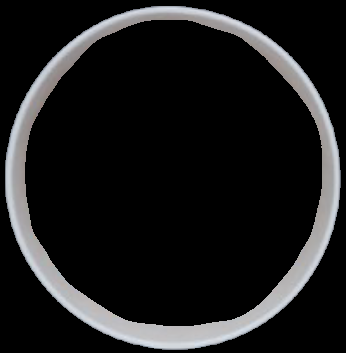
#> input picture templates/template3.png, 346 x 353 px
$ python main.py
#> lines starting #> are read from the running program, lines starting #| are printed output that depends on the picture; after the words box and inside, x2 and y2 are one past the last pixel; in counts of white or black regions, pixels touching at a corner belong together
import cv2
import numpy as np


def maintain_aspect_ratio_resize(image, width=None, height=None, inter=cv2.INTER_AREA):
    """maintain_aspect_ratio_resize returns a resized image that maintains the aspect ratio"""
    dim = None
    (h, w) = image.shape[:2]
    if width is None and height is None:
        return image

    if width is None:
        r = height / float(h)
        dim = (int(w * r), height)
    else:
        r = width / float(w)
        dim = (width, int(h * r))

    return cv2.resize(image, dim, interpolation=inter)


def load_template(file_path):
    """load_template loads and prepares an image file to be used as a template
    when templateMatching

    Args:
        file_path (str): path to the file
    """
#> called with file_path = './templates/template3.png'
    # Template
    template = cv2.imread(file_path, cv2.IMREAD_UNCHANGED)
#> template is the input picture: shape (353, 346, 4); mean B, G, R, A 28.5, 28, 28, 34.2
    template = cv2.cvtColor(template, cv2.COLOR_BGR2GRAY)
#> template: shape (353, 346)
    template = cv2.Canny(template, 50, 200)
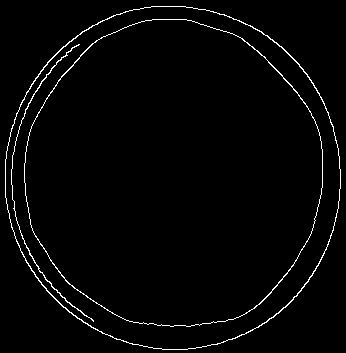
#> template: shape (353, 346); 2.2% white in thin lines or dots
    return template


def auto_canny(image, sigma=0.33):
    """auto_canny find the optimal edging

    From: https://www.pyimagesearch.com/2015/04/06/zero-parameter-automatic-canny-edge-detection-with-python-and-opencv/

    Args:
        image ([type]): [description]
        sigma (float, optional): [description]. Defaults to 0.33.
    """
    # compute the median of the single channel pixel intensities
    v = np.median(image)
    # apply automatic Canny edge detection using the computed median
    lower = int(max(0, (1.0 - sigma) * v))
    upper = int(min(255, (1.0 + sigma) * v))
    edged = cv2.Canny(image, lower, upper)
    # return the edged image
    return edged


def get_x_y_coordinates(tH, tW, found):
    """get_x_y_coordinates returns coordinates generated from templateMatch

    Args:
        tH (int): Height
        tW (int): Width
        found (Any): result of matchTemplate
    """
    (_, max_loc, r) = found
    (start_x, start_y) = (int(max_loc[0] * r), int(max_loc[1] * r))
    (end_x, end_y) = (int((max_loc[0] + tW) * r), int((max_loc[1] + tH) * r))
    return (start_x, start_y, end_x, end_y)


def get_circle_coords_from_square(tW, iW, start_x, end_x):
    """get_circle_coords_from_square returns info needed to draw a circle
    from a set of square coords
    """
    x = start_x + round(iW * 0.5)
    y = end_x + round(iW * 0.5)
    r = tW / 2
    H = round(abs(start_x - end_x) / 2)
    W = round(abs(start_y - end_y) / 2)
    return (x, y), r, (H, W)


def show_search_result(original_image, start_x, start_y, end_x, end_y):
    """show_search_result convenience for showing the user the match result
    from a matchTemplate
    """
    print("display search result to user")
    image_copy = original_image.copy()
    cv2.rectangle(image_copy, (start_x, start_y), (end_x, end_y), (0, 0, 255), 2)
    cv2.imshow("og", image_copy)


def write_image(original_image, iH, iW, x, y):
    """write_image writes the image to disk"""
    circleIn = np.zeros((iH, iW, 1), np.uint8)
    circleIn = cv2.circle(
        circleIn,
        (x, y),
        min(iH, iW),
        (1),
        -1,
    )
    circleOut = circleIn.copy()
    circleOut[circleOut == 0] = 2
    circleOut[circleOut == 1] = 0
    circleOut[circleOut == 2] = 1
    # Generate a blank image
    imgIn = np.zeros((iH, iW, 4), np.uint8)
    # Copy the first 3 channels
    imgIn[:, :, 0] = np.multiply(original_image[:, :, 0], circleIn[:, :, 0])
    imgIn[:, :, 1] = np.multiply(original_image[:, :, 1], circleIn[:, :, 0])
    imgIn[:, :, 2] = np.multiply(original_image[:, :, 2], circleIn[:, :, 0])
    # Set the opaque part of the alpha channelcircleIn[circleIn == 1] = 255
    imgIn[:, :, 3] = circleIn[:, :, 0]
    cv2.imshow("./output/imgIn.png", imgIn)
    cv2.imwrite("./output/imgIn.png", imgIn)


if __name__ == "__main__":

    template = load_template("./templates/template3.png")
    (tH, tW) = template.shape[:2]
#> tH = 353; tW = 346

    original_image = cv2.imread("./input/test3.jpg", cv2.IMREAD_UNCHANGED).copy()
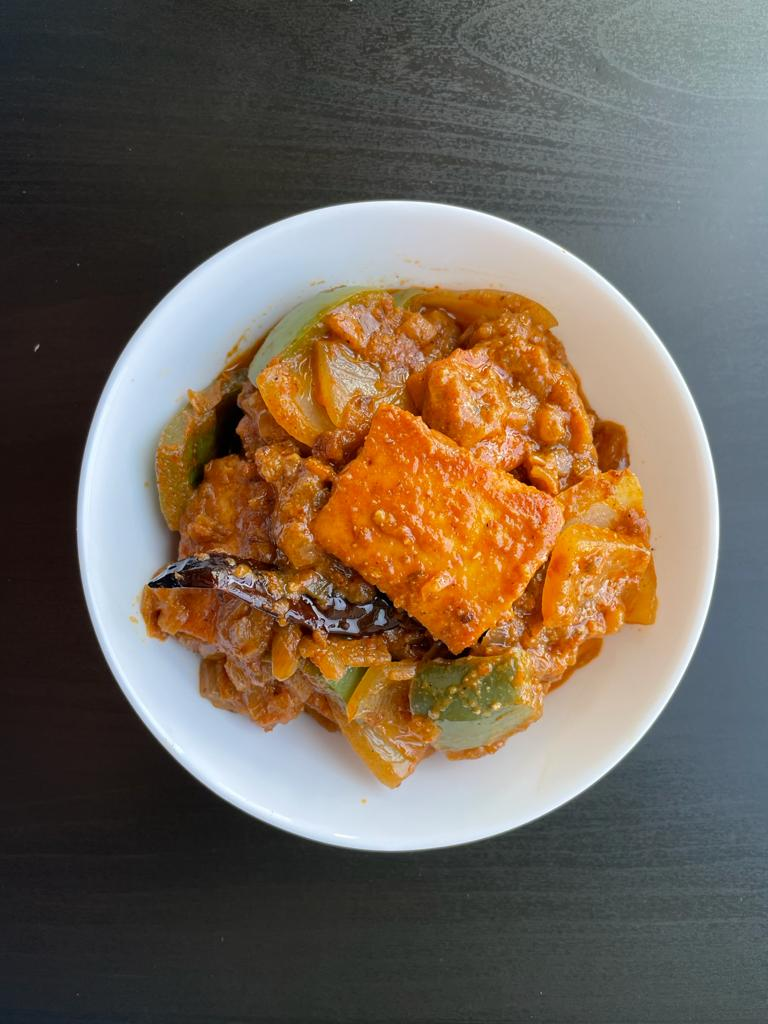
#> input picture input/test3.JPG, 768 x 1024 px, found by its file name
#> original_image is the input picture: shape (1024, 768, 3); mean B, G, R 85.4, 99.9, 113.3
    (iH, iW) = original_image.shape[:2]
#> iH = 1024; iW = 768

    gray = cv2.cvtColor(original_image, cv2.COLOR_BGR2GRAY)
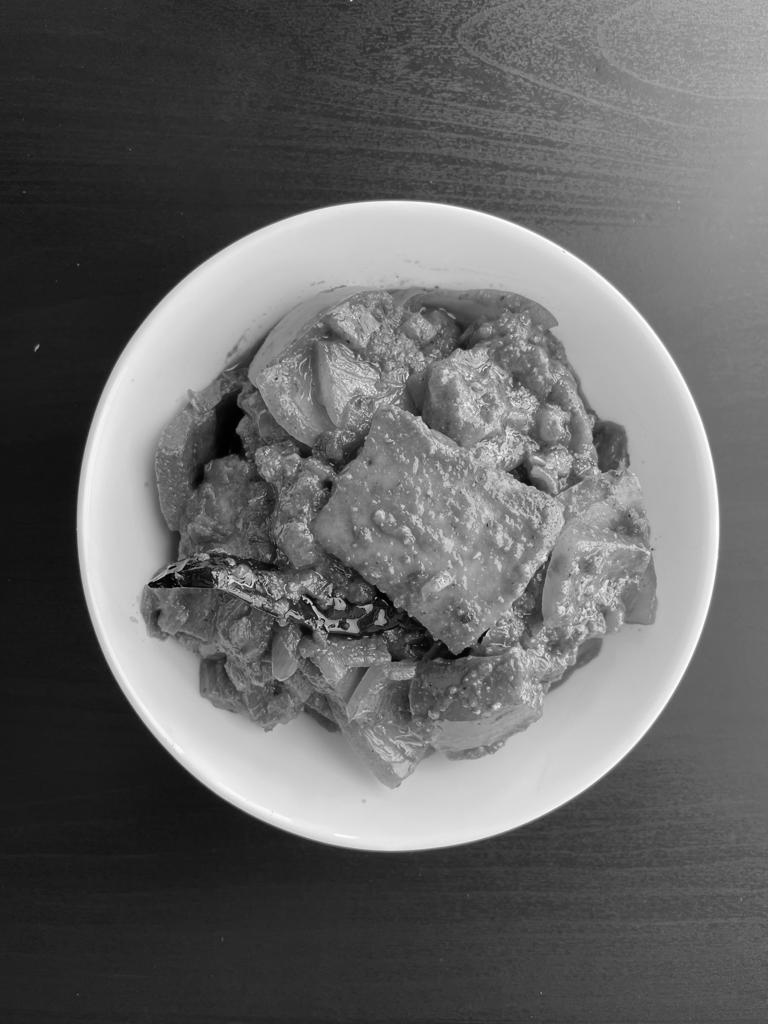
#> gray: shape (1024, 768); min 0, max 254, mean 102.3
    blurred = cv2.GaussianBlur(gray, (3, 3), 0)

    found = None

    for scale in np.linspace(0.2, 1.0, 20)[::-1]:
        resized = maintain_aspect_ratio_resize(gray, width=int(gray.shape[1] * scale))
        r = gray.shape[1] / float(resized.shape[1])

        if resized.shape[0] < tH or resized.shape[1] < tW:
            break
        auto = auto_canny(blurred)
        detected = cv2.matchTemplate(auto, template, cv2.TM_CCOEFF)
        (min_val, max_val, min_loc, max_loc) = cv2.minMaxLoc(detected)

        if found is None or max_val > found[0]:
            found = (max_val, max_loc, r)
#> this loop made 15 passes
#> found on pass 1: (10638178, (272, 365), 1)
#> pass 1, in auto_canny, `edged = cv2.Canny(image, lower, upper)`:
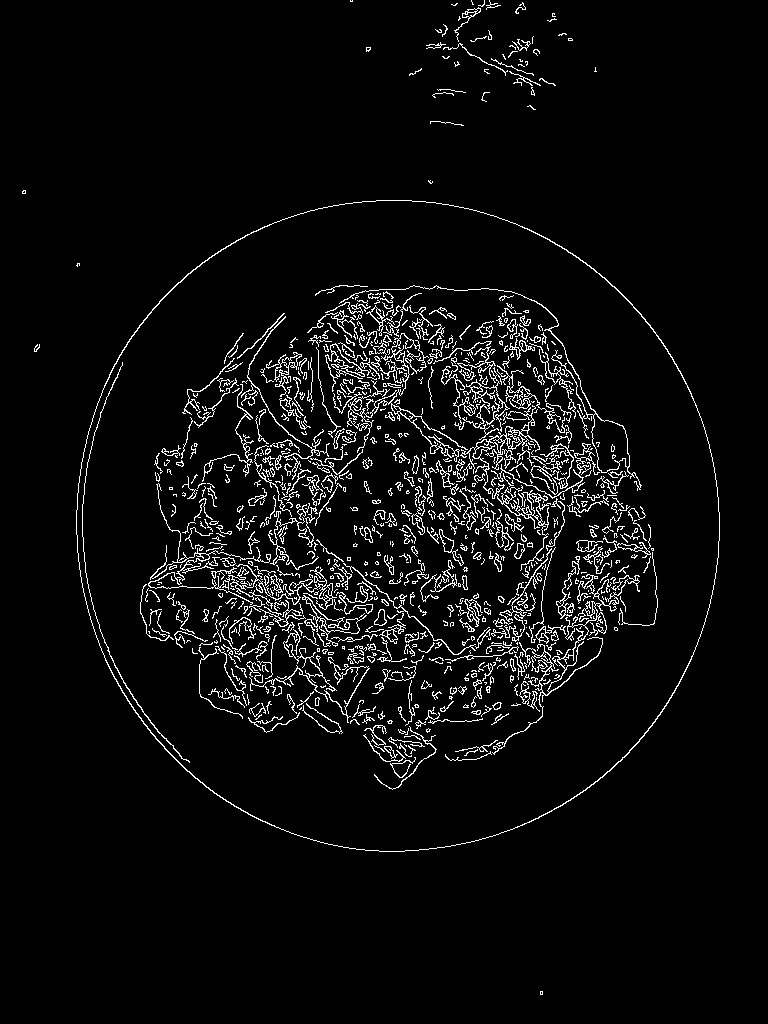
#> edged: shape (1024, 768); 4.8% white in thin lines or dots, all inside (x1, y1, x2, y2) = (22, 0, 720, 995)
#> pass 1, `detected = cv2.matchTemplate(auto, template, cv2.TM_CCOEFF)`:
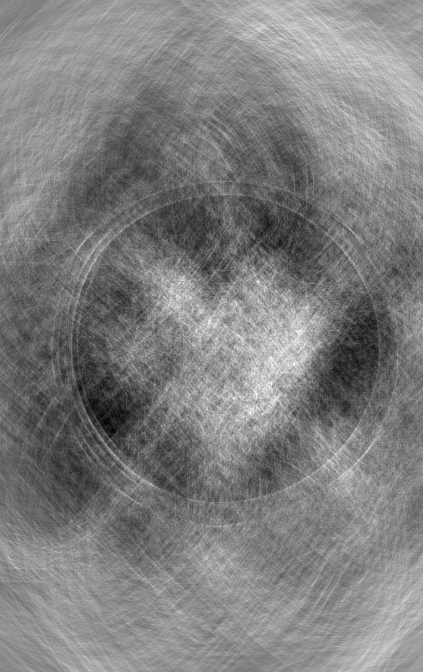
#> detected: shape (672, 423) float32; min -12991029, max 10638178, mean -1153392.8; drawn with min black and max white

    if found is None:
        print(f"no match found {None}")
        exit(1)

    start_x, start_y, end_x, end_y = get_x_y_coordinates(tH, tW, found)
#> in get_x_y_coordinates, `(_, max_loc, r) = found`: max_loc = (272, 365); r = 1
#> in get_x_y_coordinates, `(start_x, start_y) = (int(max_loc[0] * r), int(max_loc[1] * r))`: start_x = 272; start_y = 365
#> in get_x_y_coordinates, `(end_x, end_y) = (int((max_loc[0] + tW) * r), int((max_loc[1] + tH) * ..`: end_x = 618; end_y = 718
#> start_x = 272; start_y = 365; end_x = 618; end_y = 718
    (x, y), r, (fH, fW) = get_circle_coords_from_square(tW, iW, start_x, end_x)
#> in get_circle_coords_from_square, `x = start_x + round(iW * 0.5)`: x = 656
#> in get_circle_coords_from_square, `y = end_x + round(iW * 0.5)`: y = 1002
#> in get_circle_coords_from_square, `H = round(abs(start_x - end_x) / 2)`: H = 173
#> in get_circle_coords_from_square, `W = round(abs(start_y - end_y) / 2)`: W = 176
#> x = 656; y = 1002; r = 173; fH = 173; fW = 176

    show_search_result(original_image, start_x, start_y, end_x, end_y)
#> in show_search_result, `cv2.rectangle(image_copy, (start_x, start_y), (end_x, end_y), (0, 0, 2..`: image_copy: shape (1024, 768, 3); 0.53% of pixels changed, all inside (x1, y1, x2, y2) = (271, 364, 620, 720)

    write_image(original_image, iH, iW, x, y)
#> in write_image, `circleIn = cv2.circle( circleIn, (x, y), min(iH, iW), (1), -1, )`:
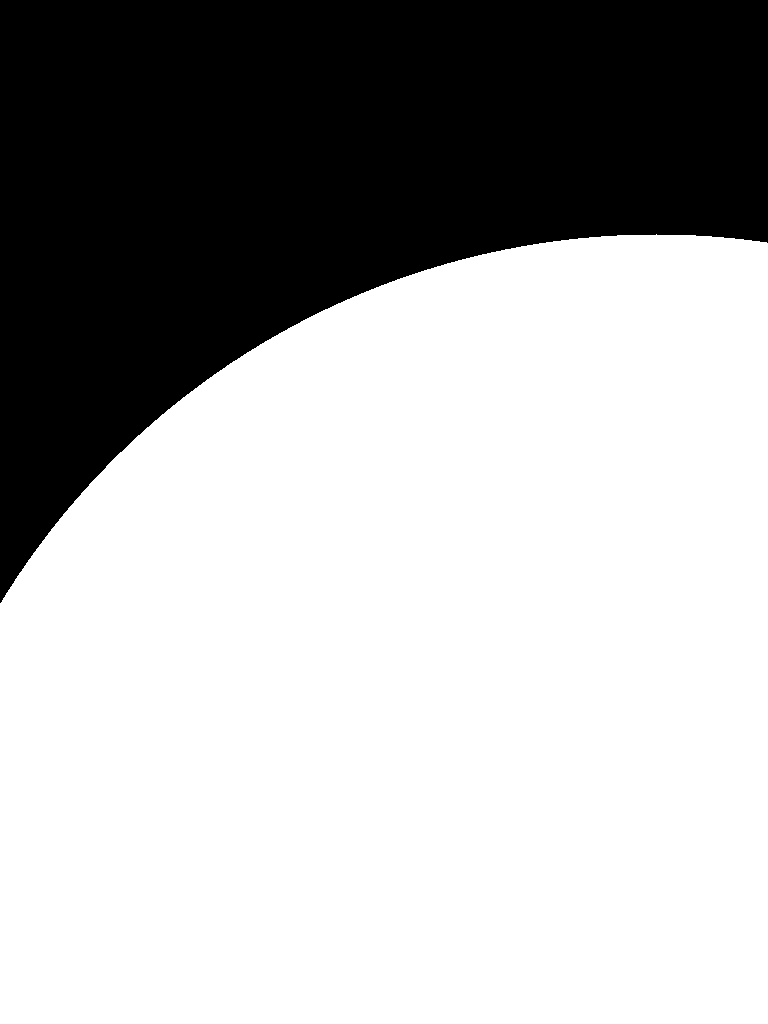
#> circleIn: shape (1024, 768, 1); values 0 (black) and 1 (white), 68% white; 1 black region, box (x1, y1, x2, y2) and area: (0, 0, 768, 603) 251442
#> in write_image, `imgIn[:, :, 2] = np.multiply(original_image[:, :, 2], circleIn[:, :, 0])`:
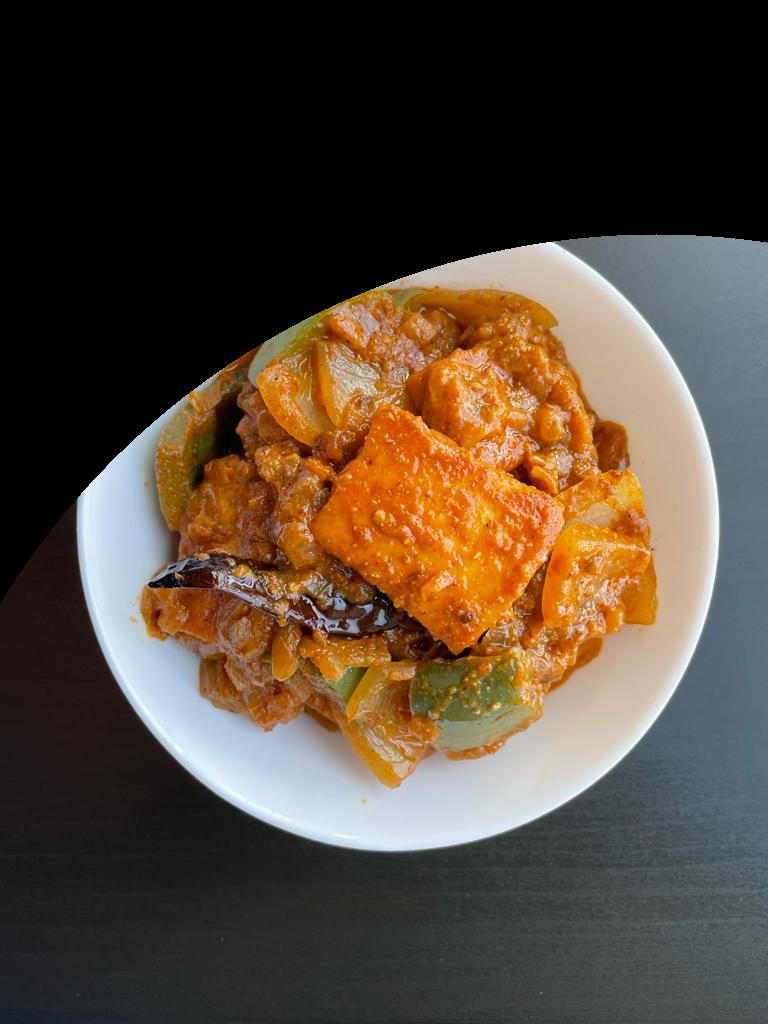
#> imgIn: shape (1024, 768, 4); mean B, G, R, A 55.1, 70, 84.8, 0

    cv2.waitKey(0)
    exit()
#> (the program exits here)
